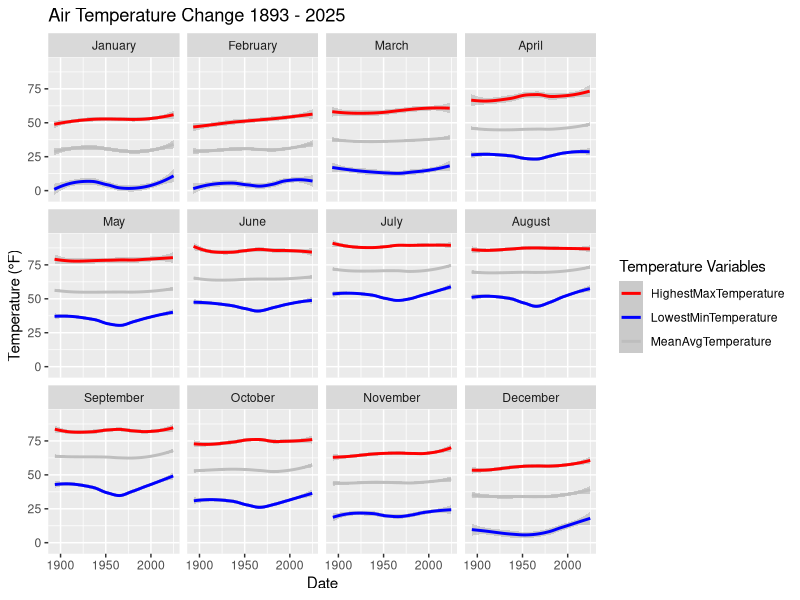

Write R code to recreate this figure.
#'--------------------------------------
#' SC ACIS Climate Data
#' https://scacis.rcc-acis.org/
#' Single-Station Products: Monthly Summarized Data
#' Variables: Avg temp, Min temp, Max temp, Precipitation
#' Year range: 1893 - 2025
#' Station: Hyannis
#'--------------------------------------

library(readr) # for reading in files
library(lubridate) # for date time formats
library(dplyr) # for data manipulation and transformation
library(ggplot2) # for data visualization

# Import csv file from local folder
hyannis_climate_data <- read_csv("data/climate_date_hyannis_1893_2025.csv")

# Fix data types
hyannis_climate_data <- hyannis_climate_data |> 
  mutate(
    # convert Date to date format, yyyy-mm-01
    Date = ymd(paste0(Date, "-01")),
    
    # add year and month columns
    Year = year(Date),
    Month = month(Date),
    MonthName = factor(month.name[Month], levels = month.name),
    
    # convert missing values "M" and trace values "T" to NA
    across(c(MeanAvgTemperature, LowestMinTemperature,
             HighestMaxTemperature, TotalPrecipitation),
           ~ na_if(., "M") |> na_if("T")),
    
    # convert variables to numeric
    across(c(MeanAvgTemperature, LowestMinTemperature,
             HighestMaxTemperature, TotalPrecipitation),
            as.numeric)
  )


# graph all 4 variables over time
ggplot(data = hyannis_climate_data,
                mapping = aes(x = Date)) +
  geom_smooth(mapping = aes(y = MeanAvgTemperature,
                            color = "MeanAvgTemperature")) +
  geom_smooth(mapping = aes(y = LowestMinTemperature,
                            color = "LowestMinTemperature")) +
  geom_smooth(mapping = aes(y = HighestMaxTemperature,
                            color = "HighestMaxTemperature")) +
  scale_color_manual(values = c("MeanAvgTemperature" = "grey", 
                                "LowestMinTemperature" = "blue", 
                                "HighestMaxTemperature" = "red")) +
  facet_wrap(~MonthName) +
  labs(title = "Air Temperature Change 1893 - 2025", 
       y = "Temperature (°F)", color = "Temperature Variables")

